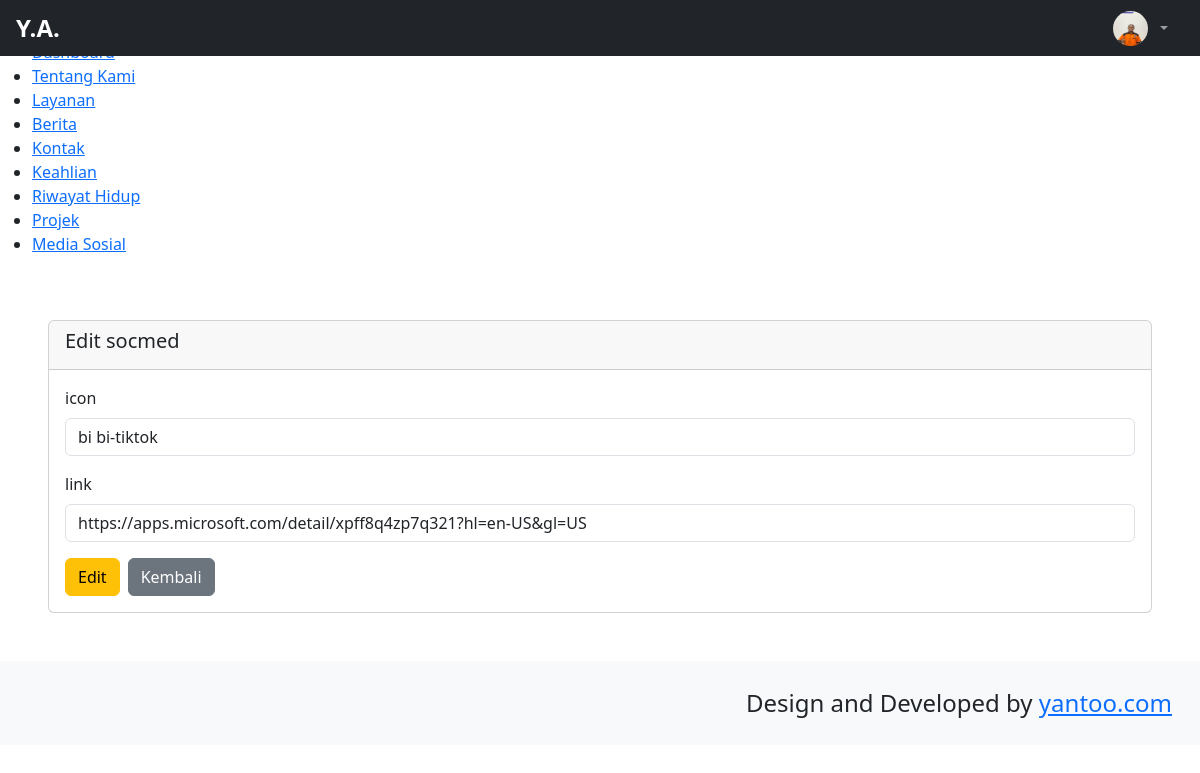
/backend/pages/socmed/edit.php?id=1, run on the app's committed database.
### tables this page shows
CREATE TABLE `abouts` (
  `id` bigint NOT NULL,
  `name` varchar(255) NOT NULL,
  `bron` date NOT NULL,
  `address` text NOT NULL,
  `zip_code` int NOT NULL,
  `email` varchar(255) NOT NULL,
  `phone` varchar(255) NOT NULL,
  `total_project` int NOT NULL,
  `work` varchar(255) NOT NULL,
  `image` text NOT NULL,
  `description` text NOT NULL
);

CREATE TABLE `socmeds` (
  `id` bigint NOT NULL,
  `icon` varchar(255) NOT NULL,
  `link` text NOT NULL
);

### backend/actions/socmeds/show.php (called while the page is built, shortened)
<?php
include '../../app.php';
$id = $_GET['id'];
$qSelect = "SELECT * FROM socmeds WHERE id='$id'";
$result = mysqli_query($connect, $qSelect) or die(mysqli_error($connect));
$socmed = $result->fetch_object();
?>

### backend/pages/socmed/edit.php (the view)
<?php
include '../../partials/header.php';
include '../../partials/sidebar.php';
include '../../partials/navbar.php';
?>
  <div id="layoutSidenav_content">
 <div class="row p-5">
    <div class="col-12">
        <div class="card">
            <div class="card-header">
                <h5>Edit socmed</h5>
            </div>
            <div class="card-body">
           <?php include '../../actions/socmeds/show.php';?>
                <form action="../../actions/socmeds/update.php?id=<?= $socmed->id?>" method="POST" enctype="multipart/form-data">
                <div class="mb-3">
                        <label for="iconInput" class="form-label">icon</label>
                         <input type="text" name="icon"  id="iconInput"   class="form-control" placeholder="Masukan icon..."   required value="<?= $socmed->icon?>">
                    </div>
                    <div class="mb-3">
                        <label for="linkInput" class="form-label">link</label>
                         <input type="url" name="link"  id="linkInput"   class="form-control" placeholder="Masukan link..."   required value="<?= $socmed->link?>">
                    </div>
                <div class="d-flex gap-2">
                    <button type="submit" class="btn btn-warning" name="tombol">Edit</button>
                    <a href="./index.php" class="btn btn-secondary">Kembali</a>
                  </div>
            </div>
        </div>
    </div>
 </div>
 <?php
 include '../../partials/footer.php';
 include '../../partials/script.php';
 ?>

### backend/partials/navbar.php (shortened to what this page needs)
    <?php
        $qAbout = "SELECT * FROM abouts";
        $result = mysqli_query($connect, $qAbout) or die(mysqli_error($connect));
        $item = $result->fetch_object();
    ?>
    <body class="sb-nav-fixed">
        <nav class="sb-topnav navbar navbar-expand navbar-dark bg-dark ">
 <a class="navbar-brand ps-3 d-flex align-items-center gap-2" href="index.php">
    <span class="fw-bold fs-4">Y.A.</span>
</a>
            <ul class="navbar-nav ms-auto ms-md-0 me-3 me-lg-4">
                <li class="nav-item dropdown">
                    <a class="nav-link dropdown-toggle d-flex align-items-center gap-2" id="navbarDropdown" href="#" role="button"
                    data-bs-toggle="dropdown" aria-expanded="false">
                        <img src="../../../storages/about/<?= $item->image ?>" alt="Profile"
                            width="35" height="35" class="rounded-circle" />
                    </a>
                </li>
            </ul>
        </nav>

### backend/partials/header.php (style rules this page uses)
html, body { margin: 0; padding: 0; overflow-x: hidden; }

### data on the page
abouts: image (picture)
socmeds: icon "bi bi-tiktok", link "https://apps.microsoft.com/detail/xpff8q4zp7q321?hl=en-US&gl=US"
